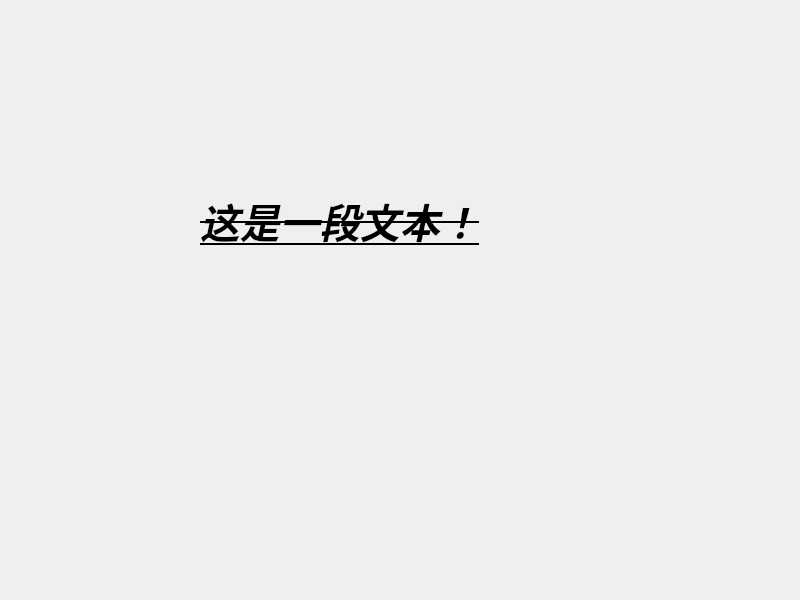
<?xml version="1.0" encoding="UTF-8"?>
<ui version="4.0">
 <class>Widget</class>
 <widget class="QWidget" name="Widget">
  <property name="geometry">
   <rect>
    <x>0</x>
    <y>0</y>
    <width>800</width>
    <height>600</height>
   </rect>
  </property>
  <property name="font">
   <font>
    <family>微软雅黑</family>
    <pointsize>20</pointsize>
    <weight>50</weight>
    <italic>false</italic>
    <bold>false</bold>
    <underline>true</underline>
    <strikeout>true</strikeout>
   </font>
  </property>
  <property name="windowTitle">
   <string>Widget</string>
  </property>
  <widget class="QLabel" name="label">
   <property name="geometry">
    <rect>
     <x>200</x>
     <y>140</y>
     <width>351</width>
     <height>161</height>
    </rect>
   </property>
   <property name="font">
    <font>
     <family>仿宋</family>
     <pointsize>30</pointsize>
     <weight>75</weight>
     <italic>true</italic>
     <bold>true</bold>
     <underline>true</underline>
     <strikeout>true</strikeout>
    </font>
   </property>
   <property name="text">
    <string>这是一段文本！</string>
   </property>
  </widget>
 </widget>
 <resources/>
 <connections/>
</ui>
